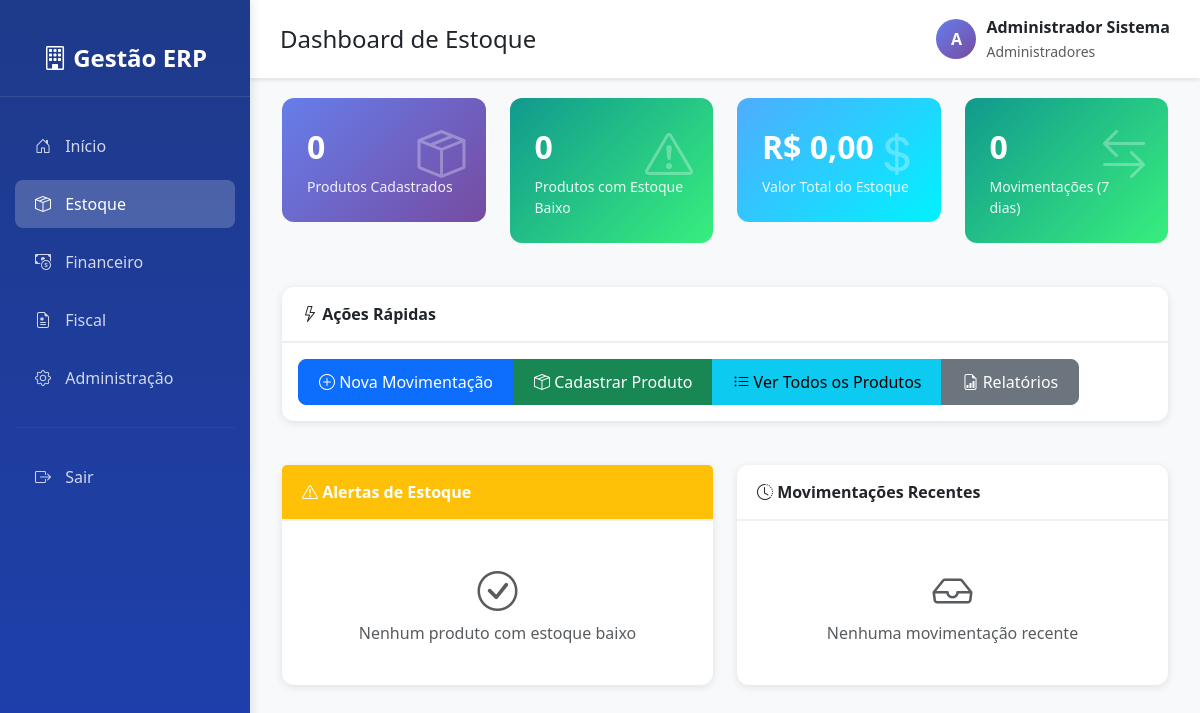
/estoque/ (signed in), run on an earlier commit of the app's database.
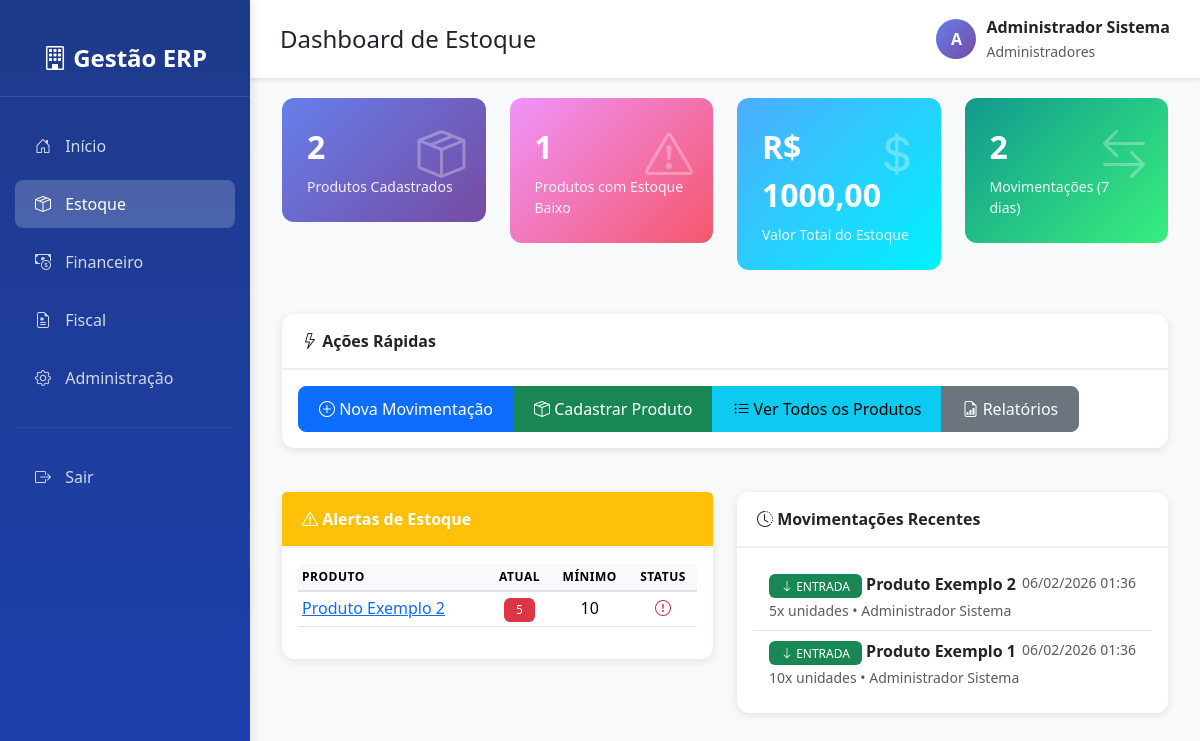
And on a later commit of the database.
### estoque/models.py (models this page shows, shortened)
class Produto(models.Model):
    nome = models.CharField(
        max_length=200,
        verbose_name="Nome do Produto",
        help_text="Nome completo do produto"
    )
    descricao = models.TextField(
        blank=True,
        null=True,
        verbose_name="Descrição",
        help_text="Descrição detalhada do produto (opcional)"
    )
    preco_custo = models.DecimalField(
        max_digits=10,
        decimal_places=2,
        validators=[MinValueValidator(Decimal('0.01'))],
        verbose_name="Preço de Custo",
        help_text="Valor pago pelo produto (custo de aquisição)"
    )
    preco_venda = models.DecimalField(
        max_digits=10,
        decimal_places=2,
        validators=[MinValueValidator(Decimal('0.01'))],
        verbose_name="Preço de Venda",
        help_text="Valor de venda do produto ao cliente"
    )
    estoque_atual = models.IntegerField(
        default=0,
        validators=[MinValueValidator(0)],
        verbose_name="Estoque Atual",
        help_text="Quantidade disponível em estoque"
    )
    estoque_minimo = models.IntegerField(
        default=10,
        validators=[MinValueValidator(0)],
        verbose_name="Estoque Mínimo",
        help_text="Quantidade mínima para alerta de reposição"
    )
    ativo = models.BooleanField(
        default=True,
        verbose_name="Produto Ativo",
        help_text="Indica se o produto está disponível para movimentação"
    )
    usuario_criacao = models.ForeignKey(
        User,
        on_delete=models.PROTECT,
        related_name='produtos_criados',
        default=1,
        verbose_name="Criado por",
        help_text="Usuário que cadastrou o produto"
    )
    data_criacao = models.DateTimeField(
        auto_now_add=True,
        verbose_name="Data de Criação"
    )
    usuario_modificacao = models.ForeignKey(
        User,
        on_delete=models.PROTECT,
        related_name='produtos_modificados',
        null=True,
        blank=True,
        verbose_name="Modificado por",
        help_text="Último usuário que modificou o produto"
    )
    data_modificacao = models.DateTimeField(
        auto_now=True,
        verbose_name="Data de Modificação"
    )
    class Meta:
        verbose_name = "Produto"
        verbose_name_plural = "Produtos"
        ordering = ['nome']  # Ordenar alfabeticamente por nome
    def valor_total_estoque(self):
        return self.preco_custo * self.estoque_atual

class MovimentacaoEstoque(models.Model):
    TIPO_MOVIMENTACAO = (
        ('ENTRADA', 'Entrada'),  # Compra, devolução de cliente, etc.
        ('SAIDA', 'Saída'),      # Venda, perda, devolução ao fornecedor, etc.
    )
    produto = models.ForeignKey(
        Produto,
        on_delete=models.PROTECT,  # Não permite deletar produto com movimentações
        related_name='movimentacoes',
        verbose_name="Produto"
    )
    tipo = models.CharField(
        max_length=7,
        choices=TIPO_MOVIMENTACAO,
        verbose_name="Tipo de Movimentação"
    )
    quantidade = models.IntegerField(
        validators=[MinValueValidator(1)],
        verbose_name="Quantidade",
        help_text="Quantidade de itens movimentados"
    )
    valor_unitario = models.DecimalField(
        max_digits=10,
        decimal_places=2,
        validators=[MinValueValidator(Decimal('0.01'))],
        verbose_name="Valor Unitário",
        help_text="Valor unitário do produto nesta movimentação"
    )
    observacao = models.TextField(
        blank=True,
        null=True,
        verbose_name="Observação",
        help_text="Informações adicionais sobre a movimentação"
    )
    usuario = models.ForeignKey(
        User,
        on_delete=models.PROTECT,
        related_name='movimentacoes_estoque',
        default=1,
        verbose_name="Responsável",
        help_text="Usuário que realizou a movimentação"
    )
    data_movimentacao = models.DateTimeField(
        auto_now_add=True,
        verbose_name="Data da Movimentação"
    )
    class Meta:
        verbose_name = "Movimentação de Estoque"
        verbose_name_plural = "Movimentações de Estoque"
        ordering = ['-data_movimentacao']  # Mais recentes primeiro

### estoque/views.py (the view)
# urls.py: path('', views.dashboard_estoque, name='dashboard'),
@login_required
def dashboard_estoque(request):
    produtos = Produto.objects.filter(ativo=True)
    total_produtos = produtos.count()
    produtos_estoque_baixo = produtos.filter(
        estoque_atual__lt=models.F('estoque_minimo')
    ).count()
    valor_total_estoque = sum(
        produto.valor_total_estoque() for produto in produtos
    )
    data_limite = datetime.now() - timedelta(days=7)
    movimentacoes_recentes = MovimentacaoEstoque.objects.filter(
        data_movimentacao__gte=data_limite
    ).select_related('produto', 'usuario')[:10]
    produtos_alerta = produtos.filter(
        estoque_atual__lt=models.F('estoque_minimo')
    ).order_by('estoque_atual')[:5]
    context = {
        'total_produtos': total_produtos,
        'produtos_estoque_baixo': produtos_estoque_baixo,
        'valor_total_estoque': valor_total_estoque,
        'movimentacoes_recentes': movimentacoes_recentes,
        'produtos_alerta': produtos_alerta,
    }
    return render(request, 'estoque/dashboard.html', context)

### templates/estoque/dashboard.html (shortened to what this page needs)
{% extends 'base.html' %}
{% block page_title %}Dashboard de Estoque{% endblock %}
{% block content %}
<div class="container-fluid">
    <div class="row mb-4">
        <div class="col-md-6 col-lg-3">
            <div class="stat-card primary position-relative">
                <i class="bi bi-box-seam stat-icon"></i>
                <div class="stat-value">{{ total_produtos }}</div>
                <div class="stat-label">Produtos Cadastrados</div>
            </div>
        </div>
        <div class="col-md-6 col-lg-3">
            <div class="stat-card {% if produtos_estoque_baixo > 0 %}warning{% else %}success{% endif %} position-relative">
                <i class="bi bi-exclamation-triangle stat-icon"></i>
                <div class="stat-value">{{ produtos_estoque_baixo }}</div>
                <div class="stat-label">Produtos com Estoque Baixo</div>
            </div>
        </div>
        <div class="col-md-6 col-lg-3">
            <div class="stat-card info position-relative">
                <i class="bi bi-currency-dollar stat-icon"></i>
                <div class="stat-value">R$ {{ valor_total_estoque|floatformat:2 }}</div>
                <div class="stat-label">Valor Total do Estoque</div>
            </div>
        </div>
        <div class="col-md-6 col-lg-3">
            <div class="stat-card success position-relative">
                <i class="bi bi-arrow-left-right stat-icon"></i>
                <div class="stat-value">{{ movimentacoes_recentes|length }}</div>
                <div class="stat-label">Movimentações (7 dias)</div>
            </div>
        </div>
    </div>
    <div class="row mb-4">
        <div class="col-12">
            <div class="card">
                <div class="card-header">
                    <i class="bi bi-lightning"></i> Ações Rápidas
                </div>
                <div class="card-body">
                    <div class="btn-group" role="group">
                        {% if perms.estoque.add_movimentacaoestoque %}
                        <a href="{% url 'estoque:registrar_movimentacao' %}" class="btn btn-primary">
                            <i class="bi bi-plus-circle"></i> Nova Movimentação
                        </a>
                        {% endif %}
                        {% if perms.estoque.add_produto %}
                        <a href="{% url 'estoque:cadastrar_produto' %}" class="btn btn-success">
                            <i class="bi bi-box-seam"></i> Cadastrar Produto
                        </a>
                        {% endif %}
                        <a href="{% url 'estoque:lista_produtos' %}" class="btn btn-info">
                            <i class="bi bi-list-ul"></i> Ver Todos os Produtos
                        </a>
                        {% if perms.estoque.view_produto %}
                        <a href="{% url 'estoque:relatorio' %}" class="btn btn-secondary">
                            <i class="bi bi-file-earmark-bar-graph"></i> Relatórios
                        </a>
                        {% endif %}
                    </div>
                </div>
            </div>
        </div>
    </div>
    <div class="row">
        <div class="col-lg-6 mb-4">
            <div class="card">
                <div class="card-header bg-warning text-white">
                    <i class="bi bi-exclamation-triangle"></i> Alertas de Estoque
                </div>
                <div class="card-body">
                    {% if produtos_alerta %}
                    <div class="table-responsive">
                        <table class="table table-sm">
                            <thead>
                                <tr>
                                    <th>Produto</th>
                                    <th class="text-center">Atual</th>
                                    <th class="text-center">Mínimo</th>
                                    <th class="text-center">Status</th>
                                </tr>
                            </thead>
                            <tbody>
                                {% for produto in produtos_alerta %}
                                <tr>
                                    <td>
                                        <a href="{% url 'estoque:detalhes_produto' produto.id %}">
                                            {{ produto.nome }}
                                        </a>
                                    </td>
                                    <td class="text-center">
                                        <span class="badge bg-danger">{{ produto.estoque_atual }}</span>
                                    </td>
                                    <td class="text-center">{{ produto.estoque_minimo }}</td>
                                    <td class="text-center">
                                        <i class="bi bi-exclamation-circle text-danger"></i>
                                    </td>
                                </tr>
                                {% endfor %}
                            </tbody>
                        </table>
                    </div>
                    {% else %}
                    <div class="text-center text-muted py-4">
                        <i class="bi bi-check-circle fs-1"></i>
                        <p class="mb-0">Nenhum produto com estoque baixo</p>
                    </div>
                    {% endif %}
                </div>
            </div>
        </div>
        <div class="col-lg-6 mb-4">
            <div class="card">
                <div class="card-header">
                    <i class="bi bi-clock-history"></i> Movimentações Recentes
                </div>
                <div class="card-body">
                    {% if movimentacoes_recentes %}
                    <div class="list-group list-group-flush">
                        {% for mov in movimentacoes_recentes %}
                        <div class="list-group-item">
                            <div class="d-flex justify-content-between align-items-start">
                                <div>
                                    <span class="badge {% if mov.tipo == 'ENTRADA' %}bg-success{% else %}bg-danger{% endif %}">
                                        {% if mov.tipo == 'ENTRADA' %}
                                        <i class="bi bi-arrow-down"></i> ENTRADA
                                        {% else %}
                                        <i class="bi bi-arrow-up"></i> SAÍDA
                                        {% endif %}
                                    </span>
                                    <strong>{{ mov.produto.nome }}</strong>
                                    <br>
                                    <small class="text-muted">
                                        {{ mov.quantidade }}x unidades •
                                        {{ mov.usuario.get_full_name|default:mov.usuario.username }}
                                    </small>
                                </div>
                                <small class="text-muted">
                                    {{ mov.data_movimentacao|date:"d/m/Y H:i" }}
                                </small>
                            </div>
                        </div>
                        {% endfor %}
                    </div>
                    {% else %}
                    <div class="text-center text-muted py-4">
                        <i class="bi bi-inbox fs-1"></i>
                        <p class="mb-0">Nenhuma movimentação recente</p>
                    </div>
                    {% endif %}
                </div>
            </div>
        </div>
    </div>
</div>
{% endblock %}

### templates/base.html (shortened to what this page needs)
{% load static %}
<!DOCTYPE html>
<html lang="pt-br">
<head>
    <link href="https://cdn.jsdelivr.net/npm/bootstrap@5.3.3/dist/css/bootstrap.min.css" rel="stylesheet">
    <link rel="stylesheet" href="https://cdn.jsdelivr.net/npm/bootstrap-icons@1.11.3/font/bootstrap-icons.min.css">
</head>
<body>
    <div class="sidebar" id="sidebar">
        <div class="logo">
            <i class="bi bi-building"></i> Gestão ERP
        </div>
        <nav class="nav flex-column">
            <a class="nav-link {% if request.resolver_match.url_name == 'index' %}active{% endif %}" href="{% url 'index' %}">
                <i class="bi bi-house-door"></i> Início
            </a>
            {% if perms.estoque.view_produto %}
            <a class="nav-link {% if 'estoque' in request.path %}active{% endif %}" href="{% url 'estoque:dashboard' %}">
                <i class="bi bi-box-seam"></i> Estoque
            </a>
            {% endif %}
            {% if perms.financeiro.view_receita %}
            <a class="nav-link {% if 'financeiro' in request.path %}active{% endif %}" href="{% url 'financeiro:dashboard' %}">
                <i class="bi bi-cash-coin"></i> Financeiro
            </a>
            {% endif %}
            <a class="nav-link {% if 'fiscal' in request.path %}active{% endif %}" href="{% url 'fiscal:dashboard' %}">
                <i class="bi bi-file-earmark-medical"></i> Fiscal
            </a>
            {% if user.is_staff %}
            <a class="nav-link" href="{% url 'admin:index' %}" target="_blank">
                <i class="bi bi-gear"></i> Administração
            </a>
            {% endif %}
            <hr style="border-color: rgba(255,255,255,0.2); margin: 20px 15px;">
            <a class="nav-link" href="{% url 'logout' %}">
                <i class="bi bi-box-arrow-right"></i> Sair
            </a>
        </nav>
    </div>
    <div class="main-content">
        <div class="top-bar">
            <div>
                <h4 class="mb-0 d-none d-md-inline">{% block page_title %}Dashboard{% endblock %}</h4>
            </div>
            <div class="user-info">
                <div class="user-avatar">
                    {{ user.first_name.0|default:user.username.0|upper }}
                </div>
                <div>
                    <div style="font-weight: 600;">{{ user.get_full_name|default:user.username }}</div>
                    <small class="text-muted">
                        {% if user.groups.all %}
                            {{ user.groups.first.name }}
                        {% else %}
                            Usuário
                        {% endif %}
                    </small>
                </div>
            </div>
        </div>
        {% block content %}
        {% endblock %}
    </div>
</body>
</html>

What changed in the data, as far as the page shows it:
added Produto: nome "Produto Exemplo 2", estoque_atual "5", estoque_minimo "10"
added MovimentacaoEstoque: tipo "ENTRADA" (drawn), produto.nome "Produto Exemplo 2", quantidade "5", usuario.get_full_name "Administrador Sistema", data_movimentacao "06/02/2026 01:36"
added MovimentacaoEstoque: tipo "ENTRADA" (drawn), produto.nome "Produto Exemplo 1", quantidade "10", usuario.get_full_name "Administrador Sistema", data_movimentacao "06/02/2026 01:36"
Also different on the page:
{{ total_produtos }}: "0" → "2"
{{ produtos_estoque_baixo }}: "0" → "1"
{{ valor_total_estoque|floatformat:2 }}: "0,00" → "1000,00"
{{ movimentacoes_recentes|length }}: "0" → "2"
text no longer shown: "Nenhum produto com estoque baixo Nenhuma movimentação recente"
text now shown: "PRODUTO ATUAL MÍNIMO STATUS"
